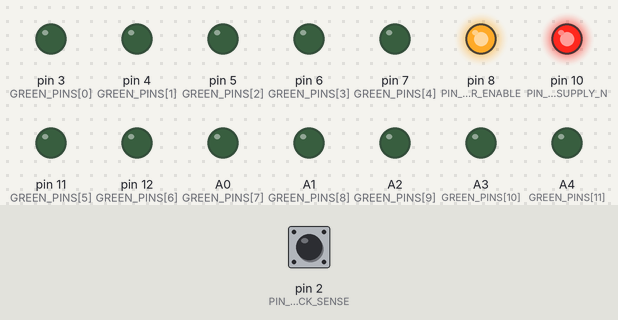
Bench run of a sketch on a simulated Arduino Uno, built with avr-gcc and run on an emulated ATmega328P. Shown: output pins drawn as LEDs (lit = HIGH). Inputs (shaded band) come from the test bench; at power-on: pin 2 (PIN_CLOCK_SENSE) LOW. Pins used as bus, display or sensor lines are not drawn.

Above: at 1.2 s.
1.3 s: pin 2 (PIN_CLOCK_SENSE) pulsed HIGH 2 times (0.12 s each, 0.3 s apart)
At 2.3 s:
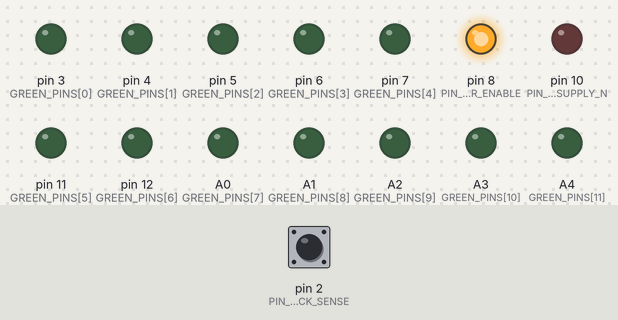
At 3.9 s:
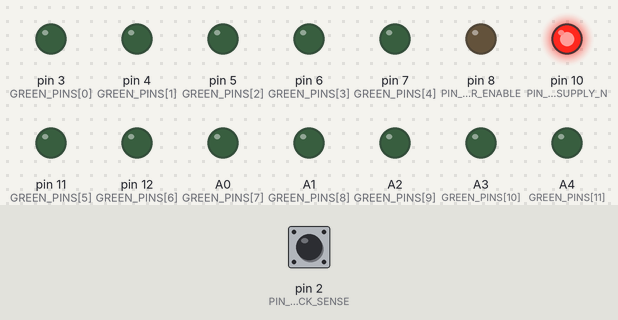
Timing chart, 0 to 10.2 s (numbered marks = the images above; inputs shaded):
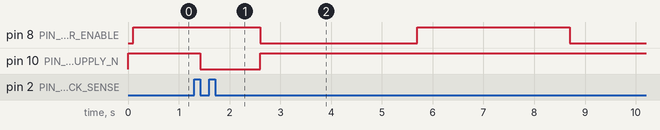

The sketch:

c_caution.ino
```cpp
#if defined(__INTELLISENSE__) && !defined(ARDUINO)
#include <stdint.h>

constexpr uint8_t LOW = 0;
constexpr uint8_t HIGH = 1;
constexpr uint8_t INPUT = 0;
constexpr uint8_t OUTPUT = 1;
constexpr uint8_t A0 = 14;
constexpr uint8_t A1 = 15;
constexpr uint8_t A2 = 16;
constexpr uint8_t A3 = 17;
constexpr uint8_t A4 = 18;

void digitalWrite(uint8_t pin, uint8_t value);
void pinMode(uint8_t pin, uint8_t mode);
int digitalRead(uint8_t pin);
unsigned long millis();
#endif

#include "sequencer.h"

using namespace ccaution;

constexpr uint8_t PIN_CLOCK_SENSE = 2;
constexpr uint8_t PIN_TIMER_ENABLE = 8;
constexpr uint8_t PIN_COUNTER_RESET = 9;
constexpr uint8_t PIN_RED_SUPPLY_N = 10;
constexpr uint8_t GREEN_PINS[] = {3, 4, 5, 6, 7, 11, 12, A0, A1, A2, A3, A4};

static_assert(sizeof(GREEN_PINS) / sizeof(GREEN_PINS[0]) == kGreenCount,
              "GREEN_PINS must contain one pin for each green LED");

Sequencer sequencer(defaultConfig());

static void applyOutputs(const Outputs& o) {
  if (!o.redSupplyOn) {
    digitalWrite(PIN_RED_SUPPLY_N, HIGH);
  }

  digitalWrite(PIN_COUNTER_RESET, o.counterReset ? HIGH : LOW);
  digitalWrite(PIN_TIMER_ENABLE, o.timerRun ? HIGH : LOW);

  for (uint8_t i = 0; i < kGreenCount; ++i) {
    digitalWrite(GREEN_PINS[i], ((o.greenMask >> i) & 1u) ? HIGH : LOW);
  }


  if (o.redSupplyOn) {
    digitalWrite(PIN_RED_SUPPLY_N, LOW);
  }
}

void setup() {
  digitalWrite(PIN_TIMER_ENABLE, LOW);
  digitalWrite(PIN_COUNTER_RESET, HIGH);
  digitalWrite(PIN_RED_SUPPLY_N, HIGH);

  pinMode(PIN_TIMER_ENABLE, OUTPUT);
  pinMode(PIN_COUNTER_RESET, OUTPUT);
  pinMode(PIN_RED_SUPPLY_N, OUTPUT);

  for (uint8_t i = 0; i < kGreenCount; ++i) {
    digitalWrite(GREEN_PINS[i], LOW);
    pinMode(GREEN_PINS[i], OUTPUT);
  }

  pinMode(PIN_CLOCK_SENSE, INPUT);
}

void loop() {
  Inputs in = {millis(), digitalRead(PIN_CLOCK_SENSE) == HIGH};
  applyOutputs(sequencer.update(in));
}
```

sequencer.h
```cpp
#ifndef CCAUTION_SEQUENCER_H
#define CCAUTION_SEQUENCER_H

#include <stdint.h>

namespace ccaution {

const uint8_t kGreenCount = 12;
const uint8_t kRedGroups = 10;
static_assert(kGreenCount < 16u, "greenMask must fit all green LED bits");

struct Config {
  uint32_t bootMs;
  uint32_t firstPulseTimeoutMs;
  uint32_t clockTimeoutMs;
  uint8_t redLaps;
  uint32_t gapMs;
  uint32_t greenStepMs;
  bool greenAccumulate;
  uint32_t gapEndMs;
  uint32_t faultRetryMs;
};

inline Config defaultConfig() {
  Config c = {100, 3000, 1000, 3, 300, 250, false, 500, 3000};
  return c;
}

struct Inputs {
  uint32_t nowMs;
  bool clockHigh;
};

struct Outputs {
  bool timerRun;
  bool counterReset;
  bool redSupplyOn;
  uint16_t greenMask;
};

enum State {
  S_BOOT = 0,
  S_RED_ARM,
  S_RED_RUN,
  S_RED_FINISH,
  S_GAP,
  S_GREEN,
  S_GAP_END,
  S_FAULT
};

class Sequencer {
 public:
  explicit Sequencer(const Config& cfg)
      : cfg_(cfg), state_(S_BOOT), started_(false), prevClock_(false), sawHigh_(false),
        stateStart_(0), lastEdgeMs_(0), edges_(0), cycles_(0), faults_(0), greenMask_(0) {}

  Outputs update(const Inputs& in) {
    if (!started_) {
      started_ = true;
      stateStart_ = in.nowMs;
      lastEdgeMs_ = in.nowMs;
      prevClock_ = in.clockHigh;
    }
    const bool rising = !prevClock_ && in.clockHigh;
    const bool falling = prevClock_ && !in.clockHigh;
    prevClock_ = in.clockHigh;
    const uint32_t now = in.nowMs;
    const uint32_t elapsed = now - stateStart_;

    switch (state_) {
      case S_BOOT:
        if (elapsed >= cfg_.bootMs) enter(S_RED_ARM, now);
        break;

      case S_RED_ARM:
        if (rising) sawHigh_ = true;
        if (sawHigh_ && falling) {
          enter(S_RED_RUN, now);
        } else if (elapsed >= cfg_.firstPulseTimeoutMs) {
          fault(now);
        }
        break;

      case S_RED_RUN:
        if (rising) {
          ++edges_;
          lastEdgeMs_ = now;
          if (edges_ >= targetEdges()) {
            enter(S_RED_FINISH, now);
            break;
          }
        }
        if (now - lastEdgeMs_ >= cfg_.clockTimeoutMs) fault(now);
        break;

      case S_RED_FINISH:

        if (falling) {
          enter(S_GAP, now);
        } else if (elapsed >= cfg_.clockTimeoutMs) {
          fault(now);
        }
        break;

      case S_GAP:
        if (elapsed >= cfg_.gapMs) enter(S_GREEN, now);
        break;

      case S_GREEN: {
        const uint32_t step = cfg_.greenStepMs ? cfg_.greenStepMs : 1;
        const uint32_t idx = elapsed / step;
        if (idx >= kGreenCount) {
          enter(S_GAP_END, now);
        } else if (cfg_.greenAccumulate) {
          greenMask_ = static_cast<uint16_t>((UINT32_C(1) << (idx + 1u)) - UINT32_C(1));
        } else {
          greenMask_ = static_cast<uint16_t>(UINT32_C(1) << idx);
        }
        break;
      }

      case S_GAP_END:
        if (elapsed >= cfg_.gapEndMs) {
          ++cycles_;
          enter(S_RED_ARM, now);
        }
        break;

      case S_FAULT:
        if (elapsed >= cfg_.faultRetryMs) {
          ++faults_;
          enter(S_BOOT, now);
        }
        break;
    }
    return outputsFor(state_);
  }

  State state() const { return state_; }
  uint32_t cycles() const { return cycles_; }
  uint32_t faults() const { return faults_; }
  uint16_t edges() const { return edges_; }

 private:
  uint16_t targetEdges() const {
    return static_cast<uint16_t>(static_cast<uint16_t>(cfg_.redLaps) *
                                 static_cast<uint16_t>(kRedGroups));
  }

  void enter(State s, uint32_t now) {
    state_ = s;
    stateStart_ = now;
    lastEdgeMs_ = now;
    if (s == S_RED_ARM) sawHigh_ = false;
    if (s == S_RED_RUN) edges_ = 0;
    if (s == S_GREEN) {
      greenMask_ = UINT16_C(1);
    } else {
      greenMask_ = 0;
    }
  }

  void fault(uint32_t now) { enter(S_FAULT, now); }

  Outputs outputsFor(State s) const {
    Outputs o = {false, true, false, 0};
    switch (s) {
      case S_RED_ARM:
        o.timerRun = true;
        break;
      case S_RED_RUN:
      case S_RED_FINISH:
        o.timerRun = true;
        o.counterReset = false;
        o.redSupplyOn = true;
        break;
      case S_GREEN:
        o.greenMask = greenMask_;
        break;
      default:
        break;
    }
    return o;
  }

  Config cfg_;
  State state_;
  bool started_;
  bool prevClock_;
  bool sawHigh_;
  uint32_t stateStart_;
  uint32_t lastEdgeMs_;
  uint16_t edges_;
  uint32_t cycles_;
  uint32_t faults_;
  uint16_t greenMask_;
};

}

#endif
```

Measured:
- after the input at 1.3 s, pin 10 (PIN_RED_SUPPLY_N): HIGH → LOW after 0.12 s, → HIGH 1.2 s later
